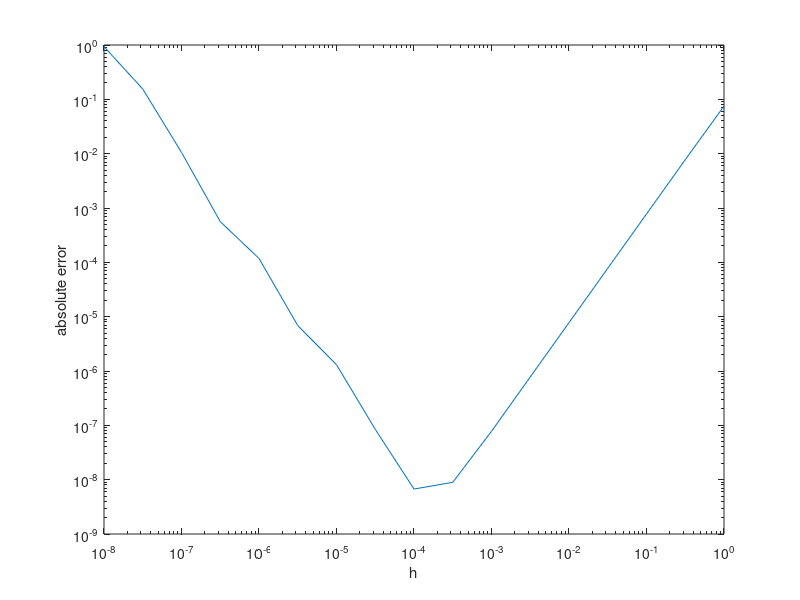

Write the MATLAB code that produced this figure.
%Capítulo 14 questão 12

k = -8:.5:0;
h = 10.^k;

x0 = 1.2;
x1 = x0 + h; %x1
x2 = x0 - h; %x-1

%f(x) = sen(x)
function y = f(x)
  y = sin(x);
endfunction

f0 = f(x0);
f1 = f(x1);
f2 = f(x2);

fpp0 = (f1 - 2*f0 + f2)./(h.^2);

%f''(x) = -sen(x)
exact = -sin(1.2);
error = abs(exact - fpp0)

loglog(h,error)
xlabel('h')
ylabel('absolute error')

%{
  
  Observando o gráfico/ os resultados obtidos podemos perceber a proporção entre
  o erro e o quadrado do h
  isto é, o expoente do erro é proporcional ao dobro do expoente do h
  
  Isso vale até os erros de aproximação dominarem a conta
  Após isso acontecer, podemos ver que o erro começa a aumentar,
  porém como vimos na expressão teórica, os erros de arrendodamento
  também são proporcionais a h²
  
  Isso explica o formato em V do gráfico
  Para h maiores, o erro decai proporcionalmente a h²
  para h menores, o erro cresce com a mesma proporção, ou seja, uma espécie de simetria
  
  Com uma breve observação, podemos perceber que o mínimo erro obtido ocorre com h ~= 1e-4
  
%}